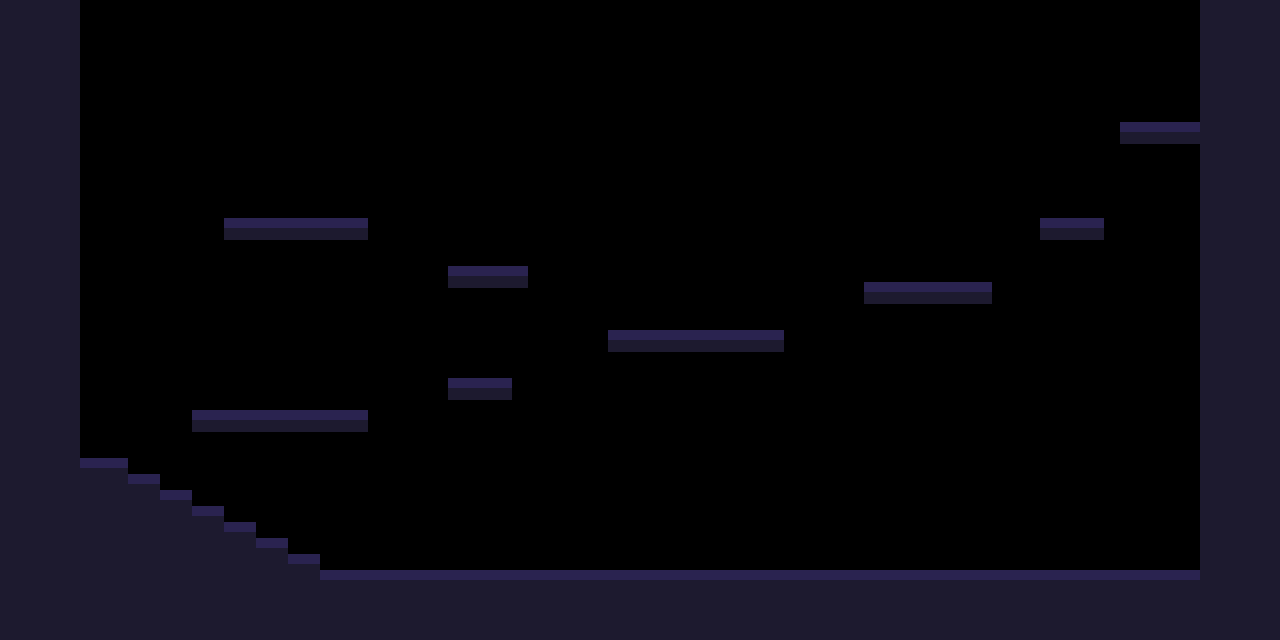

Tiled map render using the project's own tile images. Description and the whole map definition, tile-layer contents included, below:
An orthogonal 80x40 tile map with 16x16 px tiles, 1 tile layer (ground) and 1 object (hero).

<map version="1.9" tiledversion="1.9.1" orientation="orthogonal" renderorder="right-down" width="80" height="40" tilewidth="16" tileheight="16" infinite="0" nextlayerid="3" nextobjectid="2">
 <editorsettings>
  <export target="../../public/maps/test.json" format="json" />
 </editorsettings>
 <tileset firstgid="1" name="test" tilewidth="16" tileheight="16" tilecount="3" columns="3">
  <image source="../tilesets/test.png" width="48" height="16" />
  <tile id="1">
   <properties>
    <property name="collides" type="bool" value="true" />
   </properties>
  </tile>
  <tile id="2">
   <properties>
    <property name="collides" type="bool" value="true" />
   </properties>
  </tile>
 </tileset>
 <layer id="1" name="ground" width="80" height="40">
  <data encoding="csv">
3,3,3,3,3,0,0,0,0,0,0,0,0,0,0,0,0,0,0,0,0,0,0,0,0,0,0,0,0,0,0,0,0,0,0,0,0,0,0,0,0,0,0,0,0,0,0,0,0,0,0,0,0,0,0,0,0,0,0,0,0,0,0,0,0,0,0,0,0,0,0,0,0,0,0,3,3,3,3,3,
3,3,3,3,3,0,0,0,0,0,0,0,0,0,0,0,0,0,0,0,0,0,0,0,0,0,0,0,0,0,0,0,0,0,0,0,0,0,0,0,0,0,0,0,0,0,0,0,0,0,0,0,0,0,0,0,0,0,0,0,0,0,0,0,0,0,0,0,0,0,0,0,0,0,0,3,3,3,3,3,
3,3,3,3,3,0,0,0,0,0,0,0,0,0,0,0,0,0,0,0,0,0,0,0,0,0,0,0,0,0,0,0,0,0,0,0,0,0,0,0,0,0,0,0,0,0,0,0,0,0,0,0,0,0,0,0,0,0,0,0,0,0,0,0,0,0,0,0,0,0,0,0,0,0,0,3,3,3,3,3,
3,3,3,3,3,0,0,0,0,0,0,0,0,0,0,0,0,0,0,0,0,0,0,0,0,0,0,0,0,0,0,0,0,0,0,0,0,0,0,0,0,0,0,0,0,0,0,0,0,0,0,0,0,0,0,0,0,0,0,0,0,0,0,0,0,0,0,0,0,0,0,0,0,0,0,3,3,3,3,3,
3,3,3,3,3,0,0,0,0,0,0,0,0,0,0,0,0,0,0,0,0,0,0,0,0,0,0,0,0,0,0,0,0,0,0,0,0,0,0,0,0,0,0,0,0,0,0,0,0,0,0,0,0,0,0,0,0,0,0,0,0,0,0,0,0,0,0,0,0,0,0,0,0,0,0,3,3,3,3,3,
3,3,3,3,3,0,0,0,0,0,0,0,0,0,0,0,0,0,0,0,0,0,0,0,0,0,0,0,0,0,0,0,0,0,0,0,0,0,0,0,0,0,0,0,0,0,0,0,0,0,0,0,0,0,0,0,0,0,0,0,0,0,0,0,0,0,0,0,0,0,0,0,0,0,0,3,3,3,3,3,
3,3,3,3,3,0,0,0,0,0,0,0,0,0,0,0,0,0,0,0,0,0,0,0,0,0,0,0,0,0,0,0,0,0,0,0,0,0,0,0,0,0,0,0,0,0,0,0,0,0,0,0,0,0,0,0,0,0,0,0,0,0,0,0,0,0,0,0,0,0,0,0,0,0,0,3,3,3,3,3,
3,3,3,3,3,0,0,0,0,0,0,0,0,0,0,0,0,0,0,0,0,0,0,0,0,0,0,0,0,0,0,0,0,0,0,0,0,0,0,0,0,0,0,0,0,0,0,0,0,0,0,0,0,0,0,0,0,0,0,0,0,0,0,0,0,0,0,0,0,0,1,1,1,1,1,3,3,3,3,3,
3,3,3,3,3,0,0,0,0,0,0,0,0,0,0,0,0,0,0,0,0,0,0,0,0,0,0,0,0,0,0,0,0,0,0,0,0,0,0,0,0,0,0,0,0,0,0,0,0,0,0,0,0,0,0,0,0,0,0,0,0,0,0,0,0,0,0,0,0,0,2,2,2,2,2,3,3,3,3,3,
3,3,3,3,3,0,0,0,0,0,0,0,0,0,0,0,0,0,0,0,0,0,0,0,0,0,0,0,0,0,0,0,0,0,0,0,0,0,0,0,0,0,0,0,0,0,0,0,0,0,0,0,0,0,0,0,0,0,0,0,0,0,0,0,0,0,0,0,0,0,0,0,0,0,0,3,3,3,3,3,
3,3,3,3,3,0,0,0,0,0,0,0,0,0,0,0,0,0,0,0,0,0,0,0,0,0,0,0,0,0,0,0,0,0,0,0,0,0,0,0,0,0,0,0,0,0,0,0,0,0,0,0,0,0,0,0,0,0,0,0,0,0,0,0,0,0,0,0,0,0,0,0,0,0,0,3,3,3,3,3,
3,3,3,3,3,0,0,0,0,0,0,0,0,0,0,0,0,0,0,0,0,0,0,0,0,0,0,0,0,0,0,0,0,0,0,0,0,0,0,0,0,0,0,0,0,0,0,0,0,0,0,0,0,0,0,0,0,0,0,0,0,0,0,0,0,0,0,0,0,0,0,0,0,0,0,3,3,3,3,3,
3,3,3,3,3,0,0,0,0,0,0,0,0,0,0,0,0,0,0,0,0,0,0,0,0,0,0,0,0,0,0,0,0,0,0,0,0,0,0,0,0,0,0,0,0,0,0,0,0,0,0,0,0,0,0,0,0,0,0,0,0,0,0,0,0,0,0,0,0,0,0,0,0,0,0,3,3,3,3,3,
3,3,3,3,3,0,0,0,0,0,0,0,0,0,1,1,1,1,1,1,1,1,1,0,0,0,0,0,0,0,0,0,0,0,0,0,0,0,0,0,0,0,0,0,0,0,0,0,0,0,0,0,0,0,0,0,0,0,0,0,0,0,0,0,0,1,1,1,1,0,0,0,0,0,0,3,3,3,3,3,
3,3,3,3,3,0,0,0,0,0,0,0,0,0,2,2,2,2,2,2,2,2,2,0,0,0,0,0,0,0,0,0,0,0,0,0,0,0,0,0,0,0,0,0,0,0,0,0,0,0,0,0,0,0,0,0,0,0,0,0,0,0,0,0,0,2,2,2,2,0,0,0,0,0,0,3,3,3,3,3,
3,3,3,3,3,0,0,0,0,0,0,0,0,0,0,0,0,0,0,0,0,0,0,0,0,0,0,0,0,0,0,0,0,0,0,0,0,0,0,0,0,0,0,0,0,0,0,0,0,0,0,0,0,0,0,0,0,0,0,0,0,0,0,0,0,0,0,0,0,0,0,0,0,0,0,3,3,3,3,3,
3,3,3,3,3,0,0,0,0,0,0,0,0,0,0,0,0,0,0,0,0,0,0,0,0,0,0,0,1,1,1,1,1,0,0,0,0,0,0,0,0,0,0,0,0,0,0,0,0,0,0,0,0,0,0,0,0,0,0,0,0,0,0,0,0,0,0,0,0,0,0,0,0,0,0,3,3,3,3,3,
3,3,3,3,3,0,0,0,0,0,0,0,0,0,0,0,0,0,0,0,0,0,0,0,0,0,0,0,2,2,2,2,2,0,0,0,0,0,0,0,0,0,0,0,0,0,0,0,0,0,0,0,0,0,1,1,1,1,1,1,1,1,0,0,0,0,0,0,0,0,0,0,0,0,0,3,3,3,3,3,
3,3,3,3,3,0,0,0,0,0,0,0,0,0,0,0,0,0,0,0,0,0,0,0,0,0,0,0,0,0,0,0,0,0,0,0,0,0,0,0,0,0,0,0,0,0,0,0,0,0,0,0,0,0,2,2,2,2,2,2,2,2,0,0,0,0,0,0,0,0,0,0,0,0,0,3,3,3,3,3,
3,3,3,3,3,0,0,0,0,0,0,0,0,0,0,0,0,0,0,0,0,0,0,0,0,0,0,0,0,0,0,0,0,0,0,0,0,0,0,0,0,0,0,0,0,0,0,0,0,0,0,0,0,0,0,0,0,0,0,0,0,0,0,0,0,0,0,0,0,0,0,0,0,0,0,3,3,3,3,3,
3,3,3,3,3,0,0,0,0,0,0,0,0,0,0,0,0,0,0,0,0,0,0,0,0,0,0,0,0,0,0,0,0,0,0,0,0,0,1,1,1,1,1,1,1,1,1,1,1,0,0,0,0,0,0,0,0,0,0,0,0,0,0,0,0,0,0,0,0,0,0,0,0,0,0,3,3,3,3,3,
3,3,3,3,3,0,0,0,0,0,0,0,0,0,0,0,0,0,0,0,0,0,0,0,0,0,0,0,0,0,0,0,0,0,0,0,0,0,2,2,2,2,2,2,2,2,2,2,2,0,0,0,0,0,0,0,0,0,0,0,0,0,0,0,0,0,0,0,0,0,0,0,0,0,0,3,3,3,3,3,
3,3,3,3,3,0,0,0,0,0,0,0,0,0,0,0,0,0,0,0,0,0,0,0,0,0,0,0,0,0,0,0,0,0,0,0,0,0,0,0,0,0,0,0,0,0,0,0,0,0,0,0,0,0,0,0,0,0,0,0,0,0,0,0,0,0,0,0,0,0,0,0,0,0,0,3,3,3,3,3,
3,3,3,3,3,0,0,0,0,0,0,0,0,0,0,0,0,0,0,0,0,0,0,0,0,0,0,0,1,1,1,1,0,0,0,0,0,0,0,0,0,0,0,0,0,0,0,0,0,0,0,0,0,0,0,0,0,0,0,0,0,0,0,0,0,0,0,0,0,0,0,0,0,0,0,3,3,3,3,3,
3,3,3,3,3,0,0,0,0,0,0,0,0,0,0,0,0,0,0,0,0,0,0,0,0,0,0,0,2,2,2,2,0,0,0,0,0,0,0,0,0,0,0,0,0,0,0,0,0,0,0,0,0,0,0,0,0,0,0,0,0,0,0,0,0,0,0,0,0,0,0,0,0,0,0,3,3,3,3,3,
3,3,3,3,3,0,0,0,0,0,0,0,1,1,1,1,1,1,1,1,1,1,1,0,0,0,0,0,0,0,0,0,0,0,0,0,0,0,0,0,0,0,0,0,0,0,0,0,0,0,0,0,0,0,0,0,0,0,0,0,0,0,0,0,0,0,0,0,0,0,0,0,0,0,0,3,3,3,3,3,
3,3,3,3,3,0,0,0,0,0,0,0,2,2,2,2,2,2,2,2,2,2,2,0,0,0,0,0,0,0,0,0,0,0,0,0,0,0,0,0,0,0,0,0,0,0,0,0,0,0,0,0,0,0,0,0,0,0,0,0,0,0,0,0,0,0,0,0,0,0,0,0,0,0,0,3,3,3,3,3,
3,3,3,3,3,0,0,0,0,0,0,0,0,0,0,0,0,0,0,0,0,0,0,0,0,0,0,0,0,0,0,0,0,0,0,0,0,0,0,0,0,0,0,0,0,0,0,0,0,0,0,0,0,0,0,0,0,0,0,0,0,0,0,0,0,0,0,0,0,0,0,0,0,0,0,3,3,3,3,3,
3,3,3,3,3,1,1,1,0,0,0,0,0,0,0,0,0,0,0,0,0,0,0,0,0,0,0,0,0,0,0,0,0,0,0,0,0,0,0,0,0,0,0,0,0,0,0,0,0,0,0,0,0,0,0,0,0,0,0,0,0,0,0,0,0,0,0,0,0,0,0,0,0,0,0,3,3,3,3,3,
3,3,3,3,3,2,2,2,1,1,0,0,0,0,0,0,0,0,0,0,0,0,0,0,0,0,0,0,0,0,0,0,0,0,0,0,0,0,0,0,0,0,0,0,0,0,0,0,0,0,0,0,0,0,0,0,0,0,0,0,0,0,0,0,0,0,0,0,0,0,0,0,0,0,0,3,3,3,3,3,
3,3,3,3,3,3,3,3,2,2,1,1,0,0,0,0,0,0,0,0,0,0,0,0,0,0,0,0,0,0,0,0,0,0,0,0,0,0,0,0,0,0,0,0,0,0,0,0,0,0,0,0,0,0,0,0,0,0,0,0,0,0,0,0,0,0,0,0,0,0,0,0,0,0,0,3,3,3,3,3,
3,3,3,3,3,3,3,3,3,3,2,2,1,1,0,0,0,0,0,0,0,0,0,0,0,0,0,0,0,0,0,0,0,0,0,0,0,0,0,0,0,0,0,0,0,0,0,0,0,0,0,0,0,0,0,0,0,0,0,0,0,0,0,0,0,0,0,0,0,0,0,0,0,0,0,3,3,3,3,3,
3,3,3,3,3,3,3,3,3,3,3,3,2,2,1,1,0,0,0,0,0,0,0,0,0,0,0,0,0,0,0,0,0,0,0,0,0,0,0,0,0,0,0,0,0,0,0,0,0,0,0,0,0,0,0,0,0,0,0,0,0,0,0,0,0,0,0,0,0,0,0,0,0,0,0,3,3,3,3,3,
3,3,3,3,3,3,3,3,3,3,3,3,3,3,2,2,1,1,0,0,0,0,0,0,0,0,0,0,0,0,0,0,0,0,0,0,0,0,0,0,0,0,0,0,0,0,0,0,0,0,0,0,0,0,0,0,0,0,0,0,0,0,0,0,0,0,0,0,0,0,0,0,0,0,0,3,3,3,3,3,
3,3,3,3,3,3,3,3,3,3,3,3,3,3,3,3,2,2,1,1,0,0,0,0,0,0,0,0,0,0,0,0,0,0,0,0,0,0,0,0,0,0,0,0,0,0,0,0,0,0,0,0,0,0,0,0,0,0,0,0,0,0,0,0,0,0,0,0,0,0,0,0,0,0,0,3,3,3,3,3,
3,3,3,3,3,3,3,3,3,3,3,3,3,3,3,3,3,3,2,2,1,1,1,1,1,1,1,1,1,1,1,1,1,1,1,1,1,1,1,1,1,1,1,1,1,1,1,1,1,1,1,1,1,1,1,1,1,1,1,1,1,1,1,1,1,1,1,1,1,1,1,1,1,1,1,3,3,3,3,3,
3,3,3,3,3,3,3,3,3,3,3,3,3,3,3,3,3,3,3,3,2,2,2,2,2,2,2,2,2,2,2,2,2,2,2,2,2,2,2,2,2,2,2,2,2,2,2,2,2,2,2,2,2,2,2,2,2,2,2,2,2,2,2,2,2,2,2,2,2,2,2,2,2,2,2,3,3,3,3,3,
3,3,3,3,3,3,3,3,3,3,3,3,3,3,3,3,3,3,3,3,3,3,3,3,3,3,3,3,3,3,3,3,3,3,3,3,3,3,3,3,3,3,3,3,3,3,3,3,3,3,3,3,3,3,3,3,3,3,3,3,3,3,3,3,3,3,3,3,3,3,3,3,3,3,3,3,3,3,3,3,
3,3,3,3,3,3,3,3,3,3,3,3,3,3,3,3,3,3,3,3,3,3,3,3,3,3,3,3,3,3,3,3,3,3,3,3,3,3,3,3,3,3,3,3,3,3,3,3,3,3,3,3,3,3,3,3,3,3,3,3,3,3,3,3,3,3,3,3,3,3,3,3,3,3,3,3,3,3,3,3,
3,3,3,3,3,3,3,3,3,3,3,3,3,3,3,3,3,3,3,3,3,3,3,3,3,3,3,3,3,3,3,3,3,3,3,3,3,3,3,3,3,3,3,3,3,3,3,3,3,3,3,3,3,3,3,3,3,3,3,3,3,3,3,3,3,3,3,3,3,3,3,3,3,3,3,3,3,3,3,3
</data>
 </layer>
 <objectgroup id="2" name="objects">
  <object id="1" name="hero" x="1120" y="480">
   <point />
  </object>
 </objectgroup>
</map>
